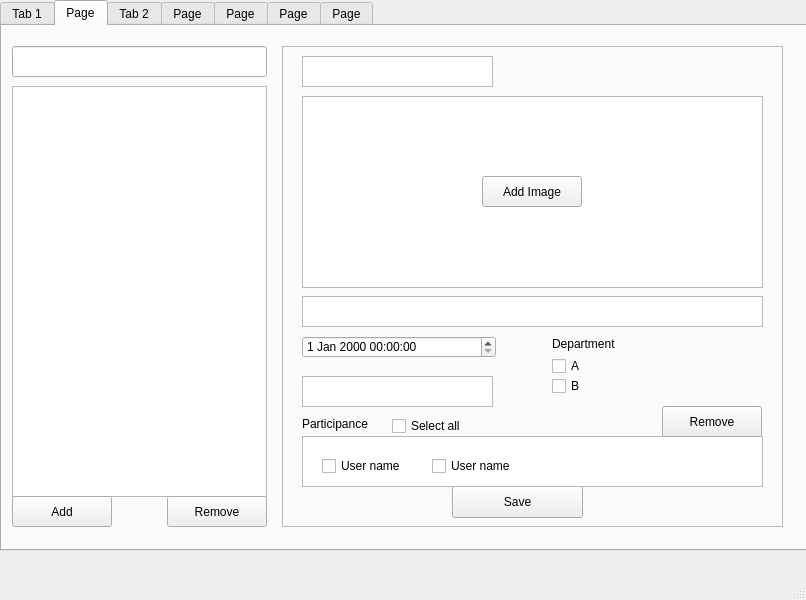
<?xml version="1.0" encoding="UTF-8"?>
<ui version="4.0">
 <class>MainWindow</class>
 <widget class="QMainWindow" name="MainWindow">
  <property name="geometry">
   <rect>
    <x>0</x>
    <y>0</y>
    <width>806</width>
    <height>600</height>
   </rect>
  </property>
  <property name="windowTitle">
   <string>MainWindow</string>
  </property>
  <widget class="QWidget" name="centralwidget">
   <widget class="QTabWidget" name="tabWidget">
    <property name="geometry">
     <rect>
      <x>0</x>
      <y>0</y>
      <width>821</width>
      <height>551</height>
     </rect>
    </property>
    <property name="currentIndex">
     <number>1</number>
    </property>
    <widget class="QWidget" name="tab">
     <attribute name="title">
      <string>Tab 1</string>
     </attribute>
     <widget class="QListWidget" name="listWidget">
      <property name="geometry">
       <rect>
        <x>10</x>
        <y>60</y>
        <width>255</width>
        <height>441</height>
       </rect>
      </property>
     </widget>
     <widget class="QLineEdit" name="lineEdit">
      <property name="geometry">
       <rect>
        <x>10</x>
        <y>20</y>
        <width>255</width>
        <height>31</height>
       </rect>
      </property>
     </widget>
     <widget class="QFrame" name="frame">
      <property name="geometry">
       <rect>
        <x>280</x>
        <y>20</y>
        <width>501</width>
        <height>481</height>
       </rect>
      </property>
      <property name="frameShape">
       <enum>QFrame::StyledPanel</enum>
      </property>
      <property name="frameShadow">
       <enum>QFrame::Raised</enum>
      </property>
      <widget class="QGraphicsView" name="graphicsView">
       <property name="geometry">
        <rect>
         <x>20</x>
         <y>50</y>
         <width>461</width>
         <height>192</height>
        </rect>
       </property>
      </widget>
      <widget class="QLabel" name="label">
       <property name="geometry">
        <rect>
         <x>20</x>
         <y>20</y>
         <width>61</width>
         <height>21</height>
        </rect>
       </property>
       <property name="font">
        <font>
         <pointsize>24</pointsize>
        </font>
       </property>
       <property name="text">
        <string>Title</string>
       </property>
      </widget>
      <widget class="QLabel" name="label_2">
       <property name="geometry">
        <rect>
         <x>20</x>
         <y>250</y>
         <width>58</width>
         <height>16</height>
        </rect>
       </property>
       <property name="text">
        <string>Subtitle</string>
       </property>
      </widget>
      <widget class="QLabel" name="label_3">
       <property name="geometry">
        <rect>
         <x>20</x>
         <y>270</y>
         <width>58</width>
         <height>16</height>
        </rect>
       </property>
       <property name="text">
        <string>DateTime</string>
       </property>
      </widget>
      <widget class="QLabel" name="label_4">
       <property name="geometry">
        <rect>
         <x>20</x>
         <y>290</y>
         <width>58</width>
         <height>16</height>
        </rect>
       </property>
       <property name="text">
        <string>Location</string>
       </property>
      </widget>
      <widget class="QPushButton" name="pushButton">
       <property name="geometry">
        <rect>
         <x>170</x>
         <y>440</y>
         <width>131</width>
         <height>32</height>
        </rect>
       </property>
       <property name="text">
        <string>Enroll</string>
       </property>
      </widget>
     </widget>
    </widget>
    <widget class="QWidget" name="tab_3">
     <attribute name="title">
      <string>Page</string>
     </attribute>
     <widget class="QLineEdit" name="lineEdit_3">
      <property name="geometry">
       <rect>
        <x>10</x>
        <y>20</y>
        <width>255</width>
        <height>31</height>
       </rect>
      </property>
     </widget>
     <widget class="QFrame" name="frame_2">
      <property name="geometry">
       <rect>
        <x>280</x>
        <y>20</y>
        <width>501</width>
        <height>481</height>
       </rect>
      </property>
      <property name="frameShape">
       <enum>QFrame::StyledPanel</enum>
      </property>
      <property name="frameShadow">
       <enum>QFrame::Raised</enum>
      </property>
      <widget class="QGraphicsView" name="graphicsView_9">
       <property name="geometry">
        <rect>
         <x>20</x>
         <y>50</y>
         <width>461</width>
         <height>192</height>
        </rect>
       </property>
      </widget>
      <widget class="QPushButton" name="pushButton_10">
       <property name="enabled">
        <bool>true</bool>
       </property>
       <property name="geometry">
        <rect>
         <x>170</x>
         <y>440</y>
         <width>131</width>
         <height>32</height>
        </rect>
       </property>
       <property name="text">
        <string>Save</string>
       </property>
      </widget>
      <widget class="QTextEdit" name="textEdit">
       <property name="geometry">
        <rect>
         <x>20</x>
         <y>10</y>
         <width>191</width>
         <height>31</height>
        </rect>
       </property>
      </widget>
      <widget class="QPushButton" name="pushButton_13">
       <property name="geometry">
        <rect>
         <x>200</x>
         <y>130</y>
         <width>100</width>
         <height>31</height>
        </rect>
       </property>
       <property name="text">
        <string>Add Image</string>
       </property>
      </widget>
      <widget class="QTextEdit" name="textEdit_3">
       <property name="geometry">
        <rect>
         <x>20</x>
         <y>330</y>
         <width>191</width>
         <height>31</height>
        </rect>
       </property>
      </widget>
      <widget class="QDateTimeEdit" name="dateTimeEdit">
       <property name="geometry">
        <rect>
         <x>20</x>
         <y>290</y>
         <width>194</width>
         <height>22</height>
        </rect>
       </property>
      </widget>
      <widget class="QTextEdit" name="textEdit_2">
       <property name="geometry">
        <rect>
         <x>20</x>
         <y>250</y>
         <width>461</width>
         <height>31</height>
        </rect>
       </property>
      </widget>
      <widget class="QLabel" name="label_90">
       <property name="geometry">
        <rect>
         <x>270</x>
         <y>290</y>
         <width>81</width>
         <height>16</height>
        </rect>
       </property>
       <property name="text">
        <string>Department</string>
       </property>
      </widget>
      <widget class="QCheckBox" name="checkBox_4">
       <property name="geometry">
        <rect>
         <x>270</x>
         <y>310</y>
         <width>85</width>
         <height>20</height>
        </rect>
       </property>
       <property name="text">
        <string>A</string>
       </property>
      </widget>
      <widget class="QCheckBox" name="checkBox_5">
       <property name="geometry">
        <rect>
         <x>270</x>
         <y>330</y>
         <width>85</width>
         <height>20</height>
        </rect>
       </property>
       <property name="text">
        <string>B</string>
       </property>
      </widget>
      <widget class="QLabel" name="label_91">
       <property name="geometry">
        <rect>
         <x>20</x>
         <y>370</y>
         <width>81</width>
         <height>16</height>
        </rect>
       </property>
       <property name="text">
        <string>Participance</string>
       </property>
      </widget>
      <widget class="QListWidget" name="listWidget_24">
       <property name="geometry">
        <rect>
         <x>20</x>
         <y>390</y>
         <width>461</width>
         <height>51</height>
        </rect>
       </property>
      </widget>
      <widget class="QCheckBox" name="checkBox_8">
       <property name="geometry">
        <rect>
         <x>40</x>
         <y>410</y>
         <width>85</width>
         <height>20</height>
        </rect>
       </property>
       <property name="text">
        <string>User name</string>
       </property>
      </widget>
      <widget class="QCheckBox" name="checkBox_9">
       <property name="geometry">
        <rect>
         <x>150</x>
         <y>410</y>
         <width>85</width>
         <height>20</height>
        </rect>
       </property>
       <property name="text">
        <string>User name</string>
       </property>
      </widget>
      <widget class="QCheckBox" name="checkBox_10">
       <property name="geometry">
        <rect>
         <x>110</x>
         <y>370</y>
         <width>85</width>
         <height>20</height>
        </rect>
       </property>
       <property name="text">
        <string>Select all</string>
       </property>
      </widget>
      <widget class="QPushButton" name="pushButton_72">
       <property name="geometry">
        <rect>
         <x>380</x>
         <y>360</y>
         <width>100</width>
         <height>31</height>
        </rect>
       </property>
       <property name="text">
        <string>Remove</string>
       </property>
      </widget>
     </widget>
     <widget class="QListWidget" name="listWidget_2">
      <property name="geometry">
       <rect>
        <x>10</x>
        <y>60</y>
        <width>255</width>
        <height>411</height>
       </rect>
      </property>
     </widget>
     <widget class="QPushButton" name="pushButton_11">
      <property name="geometry">
       <rect>
        <x>10</x>
        <y>470</y>
        <width>100</width>
        <height>31</height>
       </rect>
      </property>
      <property name="text">
       <string>Add</string>
      </property>
     </widget>
     <widget class="QPushButton" name="pushButton_12">
      <property name="geometry">
       <rect>
        <x>165</x>
        <y>470</y>
        <width>100</width>
        <height>31</height>
       </rect>
      </property>
      <property name="text">
       <string>Remove</string>
      </property>
     </widget>
    </widget>
    <widget class="QWidget" name="tab_2">
     <attribute name="title">
      <string>Tab 2</string>
     </attribute>
     <widget class="QLineEdit" name="lineEdit_2">
      <property name="geometry">
       <rect>
        <x>10</x>
        <y>20</y>
        <width>255</width>
        <height>31</height>
       </rect>
      </property>
     </widget>
     <widget class="QListWidget" name="listWidget">
      <property name="geometry">
       <rect>
        <x>10</x>
        <y>60</y>
        <width>771</width>
        <height>441</height>
       </rect>
      </property>
     </widget>
     <widget class="QWidget" name="widget" native="true">
      <property name="geometry">
       <rect>
        <x>20</x>
        <y>80</y>
        <width>741</width>
        <height>41</height>
       </rect>
      </property>
      <widget class="QLabel" name="label_5">
       <property name="geometry">
        <rect>
         <x>140</x>
         <y>10</y>
         <width>58</width>
         <height>16</height>
        </rect>
       </property>
       <property name="text">
        <string>Title</string>
       </property>
      </widget>
      <widget class="QLabel" name="label_6">
       <property name="geometry">
        <rect>
         <x>10</x>
         <y>10</y>
         <width>131</width>
         <height>16</height>
        </rect>
       </property>
       <property name="text">
        <string>Approvement status</string>
       </property>
      </widget>
      <widget class="QPushButton" name="pushButton_2">
       <property name="geometry">
        <rect>
         <x>630</x>
         <y>0</y>
         <width>100</width>
         <height>41</height>
        </rect>
       </property>
       <property name="text">
        <string>show</string>
       </property>
      </widget>
     </widget>
    </widget>
    <widget class="QWidget" name="tab_4">
     <attribute name="title">
      <string>Page</string>
     </attribute>
     <widget class="QLineEdit" name="lineEdit_4">
      <property name="geometry">
       <rect>
        <x>10</x>
        <y>20</y>
        <width>255</width>
        <height>31</height>
       </rect>
      </property>
     </widget>
     <widget class="QListWidget" name="listWidget_3">
      <property name="geometry">
       <rect>
        <x>10</x>
        <y>60</y>
        <width>771</width>
        <height>441</height>
       </rect>
      </property>
     </widget>
     <widget class="QPushButton" name="pushButton_14">
      <property name="geometry">
       <rect>
        <x>680</x>
        <y>20</y>
        <width>100</width>
        <height>41</height>
       </rect>
      </property>
      <property name="text">
       <string>Add</string>
      </property>
     </widget>
     <widget class="QWidget" name="widget_2" native="true">
      <property name="geometry">
       <rect>
        <x>20</x>
        <y>80</y>
        <width>741</width>
        <height>41</height>
       </rect>
      </property>
      <widget class="QLabel" name="label_35">
       <property name="geometry">
        <rect>
         <x>90</x>
         <y>10</y>
         <width>71</width>
         <height>16</height>
        </rect>
       </property>
       <property name="text">
        <string>Username</string>
       </property>
      </widget>
      <widget class="QLabel" name="label_36">
       <property name="geometry">
        <rect>
         <x>10</x>
         <y>10</y>
         <width>61</width>
         <height>16</height>
        </rect>
       </property>
       <property name="text">
        <string>Id</string>
       </property>
      </widget>
      <widget class="QLabel" name="label_37">
       <property name="geometry">
        <rect>
         <x>190</x>
         <y>10</y>
         <width>71</width>
         <height>16</height>
        </rect>
       </property>
       <property name="text">
        <string>Department</string>
       </property>
      </widget>
      <widget class="QPushButton" name="pushButton_15">
       <property name="geometry">
        <rect>
         <x>640</x>
         <y>0</y>
         <width>100</width>
         <height>41</height>
        </rect>
       </property>
       <property name="text">
        <string>Delete</string>
       </property>
      </widget>
      <widget class="QPushButton" name="pushButton_16">
       <property name="geometry">
        <rect>
         <x>530</x>
         <y>0</y>
         <width>100</width>
         <height>41</height>
        </rect>
       </property>
       <property name="text">
        <string>Edit</string>
       </property>
      </widget>
     </widget>
    </widget>
    <widget class="QWidget" name="tab_5">
     <attribute name="title">
      <string>Page</string>
     </attribute>
     <widget class="QListWidget" name="listWidget_16">
      <property name="geometry">
       <rect>
        <x>10</x>
        <y>60</y>
        <width>771</width>
        <height>441</height>
       </rect>
      </property>
     </widget>
     <widget class="QLineEdit" name="lineEdit_17">
      <property name="geometry">
       <rect>
        <x>10</x>
        <y>20</y>
        <width>255</width>
        <height>31</height>
       </rect>
      </property>
     </widget>
     <widget class="QWidget" name="widget_9" native="true">
      <property name="geometry">
       <rect>
        <x>20</x>
        <y>80</y>
        <width>741</width>
        <height>61</height>
       </rect>
      </property>
      <widget class="QLabel" name="label_68">
       <property name="geometry">
        <rect>
         <x>30</x>
         <y>10</y>
         <width>131</width>
         <height>16</height>
        </rect>
       </property>
       <property name="text">
        <string>Approvement status</string>
       </property>
      </widget>
      <widget class="QPushButton" name="pushButton_45">
       <property name="geometry">
        <rect>
         <x>500</x>
         <y>0</y>
         <width>100</width>
         <height>41</height>
        </rect>
       </property>
       <property name="text">
        <string>Approve</string>
       </property>
      </widget>
      <widget class="QLabel" name="label_70">
       <property name="geometry">
        <rect>
         <x>30</x>
         <y>30</y>
         <width>111</width>
         <height>16</height>
        </rect>
       </property>
       <property name="text">
        <string>Department</string>
       </property>
      </widget>
      <widget class="QLabel" name="label_69">
       <property name="geometry">
        <rect>
         <x>210</x>
         <y>30</y>
         <width>58</width>
         <height>16</height>
        </rect>
       </property>
       <property name="text">
        <string>Staff id</string>
       </property>
      </widget>
      <widget class="QLabel" name="label_67">
       <property name="geometry">
        <rect>
         <x>120</x>
         <y>30</y>
         <width>81</width>
         <height>16</height>
        </rect>
       </property>
       <property name="text">
        <string>Staff name</string>
       </property>
      </widget>
      <widget class="QPushButton" name="pushButton_46">
       <property name="geometry">
        <rect>
         <x>620</x>
         <y>0</y>
         <width>100</width>
         <height>41</height>
        </rect>
       </property>
       <property name="text">
        <string>Decline</string>
       </property>
      </widget>
      <widget class="QCheckBox" name="checkBox">
       <property name="geometry">
        <rect>
         <x>10</x>
         <y>10</y>
         <width>21</width>
         <height>20</height>
        </rect>
       </property>
       <property name="text">
        <string/>
       </property>
      </widget>
     </widget>
     <widget class="QPushButton" name="pushButton_47">
      <property name="geometry">
       <rect>
        <x>680</x>
        <y>20</y>
        <width>100</width>
        <height>41</height>
       </rect>
      </property>
      <property name="text">
       <string>Approve</string>
      </property>
     </widget>
     <widget class="QPushButton" name="pushButton_48">
      <property name="geometry">
       <rect>
        <x>570</x>
        <y>20</y>
        <width>100</width>
        <height>41</height>
       </rect>
      </property>
      <property name="text">
       <string>Decline</string>
      </property>
     </widget>
     <widget class="QPushButton" name="pushButton_49">
      <property name="geometry">
       <rect>
        <x>460</x>
        <y>20</y>
        <width>100</width>
        <height>41</height>
       </rect>
      </property>
      <property name="text">
       <string>Select All</string>
      </property>
     </widget>
    </widget>
    <widget class="QWidget" name="tab_21">
     <attribute name="title">
      <string>Page</string>
     </attribute>
     <widget class="QListWidget" name="listWidget_22">
      <property name="geometry">
       <rect>
        <x>10</x>
        <y>130</y>
        <width>771</width>
        <height>371</height>
       </rect>
      </property>
     </widget>
     <widget class="QLineEdit" name="lineEdit_23">
      <property name="geometry">
       <rect>
        <x>10</x>
        <y>80</y>
        <width>255</width>
        <height>31</height>
       </rect>
      </property>
     </widget>
     <widget class="QPushButton" name="pushButton_64">
      <property name="geometry">
       <rect>
        <x>280</x>
        <y>10</y>
        <width>141</width>
        <height>41</height>
       </rect>
      </property>
      <property name="text">
       <string>Update Amount</string>
      </property>
     </widget>
     <widget class="QPushButton" name="pushButton_65">
      <property name="geometry">
       <rect>
        <x>680</x>
        <y>80</y>
        <width>100</width>
        <height>41</height>
       </rect>
      </property>
      <property name="text">
       <string>Done</string>
      </property>
     </widget>
     <widget class="QWidget" name="widget_13" native="true">
      <property name="geometry">
       <rect>
        <x>20</x>
        <y>140</y>
        <width>741</width>
        <height>61</height>
       </rect>
      </property>
      <widget class="QLabel" name="label_84">
       <property name="geometry">
        <rect>
         <x>30</x>
         <y>10</y>
         <width>131</width>
         <height>16</height>
        </rect>
       </property>
       <property name="text">
        <string>Payment status</string>
       </property>
      </widget>
      <widget class="QPushButton" name="pushButton_66">
       <property name="geometry">
        <rect>
         <x>500</x>
         <y>0</y>
         <width>100</width>
         <height>41</height>
        </rect>
       </property>
       <property name="text">
        <string>Done</string>
       </property>
      </widget>
      <widget class="QLabel" name="label_85">
       <property name="geometry">
        <rect>
         <x>30</x>
         <y>30</y>
         <width>111</width>
         <height>16</height>
        </rect>
       </property>
       <property name="text">
        <string>Total staff</string>
       </property>
      </widget>
      <widget class="QLabel" name="label_87">
       <property name="geometry">
        <rect>
         <x>120</x>
         <y>30</y>
         <width>81</width>
         <height>16</height>
        </rect>
       </property>
       <property name="text">
        <string>Amount</string>
       </property>
      </widget>
      <widget class="QPushButton" name="pushButton_67">
       <property name="geometry">
        <rect>
         <x>620</x>
         <y>0</y>
         <width>100</width>
         <height>41</height>
        </rect>
       </property>
       <property name="text">
        <string>Reject</string>
       </property>
      </widget>
      <widget class="QCheckBox" name="checkBox_3">
       <property name="geometry">
        <rect>
         <x>10</x>
         <y>10</y>
         <width>21</width>
         <height>20</height>
        </rect>
       </property>
       <property name="text">
        <string/>
       </property>
      </widget>
     </widget>
     <widget class="QPushButton" name="pushButton_68">
      <property name="geometry">
       <rect>
        <x>570</x>
        <y>80</y>
        <width>100</width>
        <height>41</height>
       </rect>
      </property>
      <property name="text">
       <string>Reject</string>
      </property>
     </widget>
     <widget class="QLineEdit" name="lineEdit_24">
      <property name="geometry">
       <rect>
        <x>10</x>
        <y>10</y>
        <width>255</width>
        <height>51</height>
       </rect>
      </property>
      <property name="text">
       <string>Company amount</string>
      </property>
     </widget>
     <widget class="QPushButton" name="pushButton_69">
      <property name="geometry">
       <rect>
        <x>460</x>
        <y>80</y>
        <width>100</width>
        <height>41</height>
       </rect>
      </property>
      <property name="text">
       <string>Select All</string>
      </property>
     </widget>
    </widget>
    <widget class="QWidget" name="tab_28">
     <attribute name="title">
      <string>Page</string>
     </attribute>
     <widget class="QListWidget" name="listWidget_23">
      <property name="geometry">
       <rect>
        <x>10</x>
        <y>40</y>
        <width>771</width>
        <height>461</height>
       </rect>
      </property>
     </widget>
     <widget class="QWidget" name="widget_14" native="true">
      <property name="geometry">
       <rect>
        <x>20</x>
        <y>50</y>
        <width>741</width>
        <height>41</height>
       </rect>
      </property>
      <widget class="QLabel" name="label_89">
       <property name="geometry">
        <rect>
         <x>20</x>
         <y>10</y>
         <width>201</width>
         <height>16</height>
        </rect>
       </property>
       <property name="text">
        <string>notifications messages</string>
       </property>
      </widget>
      <widget class="QPushButton" name="pushButton_71">
       <property name="geometry">
        <rect>
         <x>630</x>
         <y>0</y>
         <width>100</width>
         <height>41</height>
        </rect>
       </property>
       <property name="text">
        <string>show</string>
       </property>
      </widget>
     </widget>
    </widget>
   </widget>
  </widget>
  <widget class="QMenuBar" name="menubar">
   <property name="geometry">
    <rect>
     <x>0</x>
     <y>0</y>
     <width>806</width>
     <height>24</height>
    </rect>
   </property>
  </widget>
  <widget class="QStatusBar" name="statusbar"/>
 </widget>
 <resources/>
 <connections/>
</ui>
